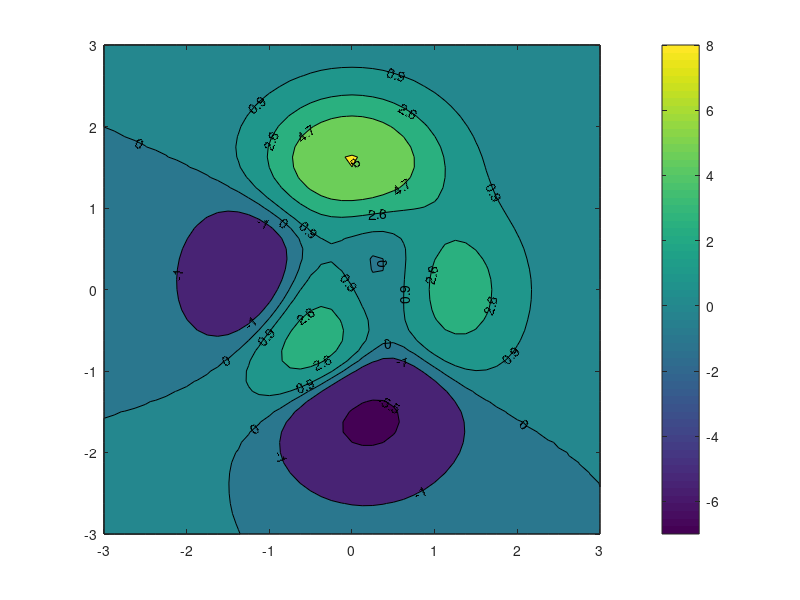

Recreate this plot in MATLAB.
f1=figure(1); clf reset
set(f1,'units','normalized','position',[0.3652 0.3008 0.6016 0.6016])

[X,Y,Z]=peaks;
[c,h]=contourf(X,Y,Z,[-7 -5.5 -1 0 0.9 2.6 4.7 8]);
clabel(c,h)
colorbar
